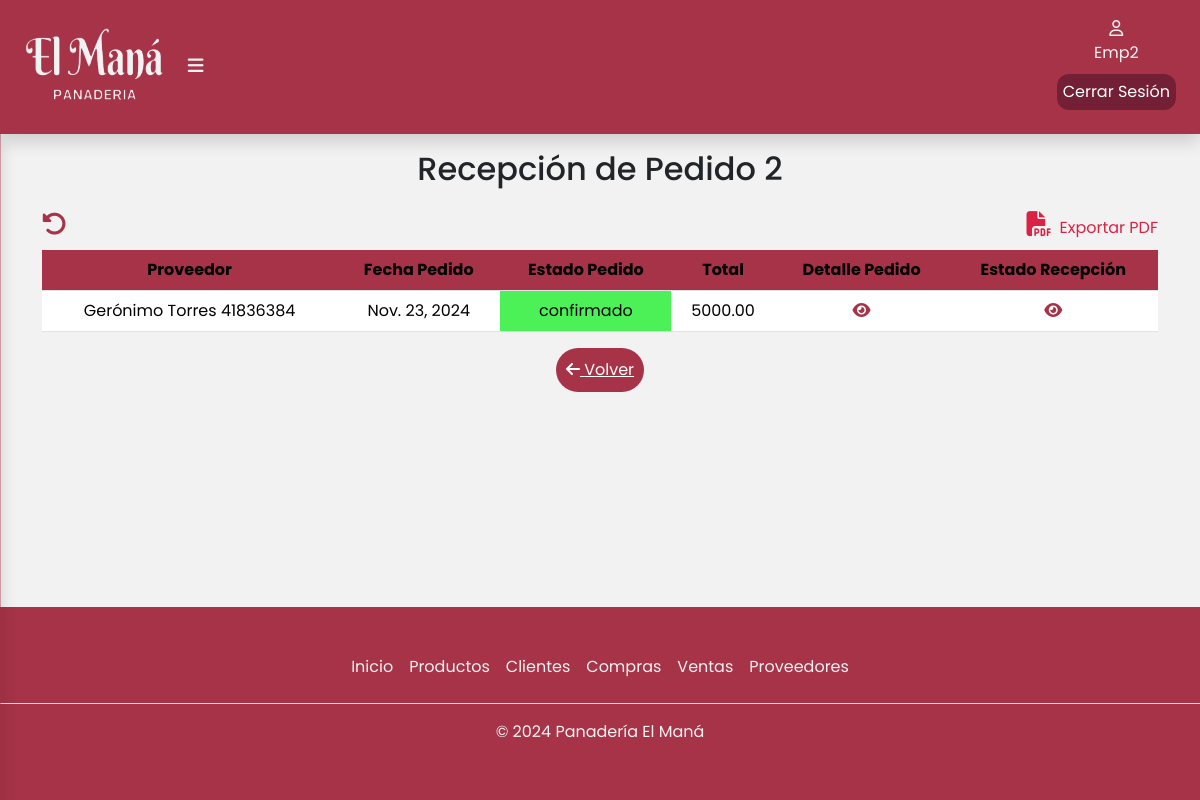
Screenshot of /pedidos/recepcionPedido/2 (signed in) with the database file from the repository.
### apps/pedidos/models.py (models this page shows, shortened)
class Pedido(models.Model):
    proveedor = models.ForeignKey(Proveedor, on_delete=models.CASCADE,related_name = 'proveedor')
    ESTADO_PEDIDO = [
        ('confirmado', 'Confirmado'),
        ('pendiente', 'Pendiente'),
        ('cancelado', 'Cancelado'),
    ]
    fechaPedido = models.DateField(blank=False,null=False)
    estadoPedido = models.CharField(max_length=10,choices=ESTADO_PEDIDO,blank=False,null=False)
    precioTotalDelPedido = models.DecimalField(max_digits=10, decimal_places=2, null=True, blank=True, default=0)

class Proveedor(Persona):
    ESTADO = [
        ('activo', 'Activo'),
        ('inactivo', 'Inactivo'),
    ]
    dni  = models.CharField(max_length=8,blank=False,null=False)
    estado = models.CharField(max_length=10, choices=ESTADO,blank=False, null=False)
    empresa = models.CharField(max_length=50,blank=False,null=False)
    def __str__(self):
        return f"{self.nombre} {self.apellido} {self.dni}"

### apps/pedidos/views.py (the view)
# urls.py: path('pedidos/recepcionPedido/<pedido_id>',login_required(views.recepcionPedido),name='recepcionDePedido'),
def recepcionPedido(request, pedido_id):
    pedido = get_object_or_404(Pedido, id=pedido_id)
    empleado = get_object_or_404(Empleado, user=request.user)
    detalles_pedido = DetallePedido.objects.filter(pedido=pedido)
    recepcionPedido_instance = RecepcionPedido.objects.filter(pedido=pedido).first()
    celdaRecepcion = recepcionPedido_instance is not None
    mostrar_boton = not celdaRecepcion
    if request.method == "POST":
        recepPedidoForm = FormularioRecepcionPedido(request.POST)
        if recepPedidoForm.is_valid():
            recepcion = recepPedidoForm.save(commit=False)
            recepcion.empleado = empleado
            recepcion.pedido = pedido
            recepcion.save()  # Guarda la recepción primero
            for i, detalle in enumerate(detalles_pedido):
                cantidad_recibida = request.POST.get(f'cantidadRecibida-{i}')  # Asegúrate de que el nombre sea correcto
                if cantidad_recibida:  # Asegúrate de que no sea None o vacío
                    detalle_recepcion = DetalleRecepcionPedido(
                        recepcionPedido=recepcion,
                        detallePedido=detalle,
                        cantidadRecibida=int(cantidad_recibida),
                    )
                    if detalle.cantidadPedida > int(cantidad_recibida):
                        detalle_recepcion.estado = 'incompleto'
                    elif detalle.cantidadPedida == int(cantidad_recibida):
                        detalle_recepcion.estado = 'completo'
                    else:
                        detalle_recepcion.estado = 'erroneo'
                    detalle_recepcion.save()
                    insumo = detalle.insumos
                    insumo.cantidadDisponible += int(cantidad_recibida)
                    insumo.save()
            return redirect('pedidos:recepcionDePedido', pedido_id=pedido.id)
    else:
        recepPedidoForm = FormularioRecepcionPedido(initial={'fechaDeRecepcion': '', 'pedido': pedido}, empleado=empleado)
    return render(request, 'recepcionPedido/recepcionDelPedido.html', {
        'pedido': pedido,
        'detallesPedido': detalles_pedido,
        'recepPedidoForm': recepPedidoForm,
        'celdaRecepcion': celdaRecepcion,
        'mostrar_boton':mostrar_boton
    })

### apps/pedidos/templates/recepcionPedido/recepcionDelPedido.html (shortened to what this page needs)
{%extends 'base/base.html'%}
{% load static %}
{% block contenido %}
<div class="container" id="container-tabla">
    <div class="col-12">
        <h2 class="text-center pb-3">Recepción de Pedido {{ pedido.id }}</h2>
        <div class="busqueda d-flex">
            <div class="d-flex align-items-center justify-content-center">
                <a href="{% url 'pedidos:recepcionDePedido' pedido.id %}"><i class="fa-solid fa-rotate-left" id="recargaPagRecepcion" title="Recargar página" style="font-size: 25px;color:#a63348"></i></a>
            </div>
            <a class="expPdf" href="{% url 'pedidos:generarPDFrecepcion' pedido.id%}"
            ><i class="fa-solid fa-file-pdf px-2" style="font-size: 25px"></i
            >Exportar PDF</a>
        </div>
        <div class="table-responsive">
            <table class="table">
                <thead class="bg-table">
                    <tr>
                        <th scope="col">Proveedor</th>
                        <th scope="col">Fecha Pedido</th>
                        <th scope="col">Estado Pedido</th>
                        <th scope="col">Total</th>
                        <th scope="col">Detalle Pedido</th>
                        <th scope="col">Estado Recepción</th>
                    </tr>
                </thead>
                <tbody>
                    <tr>
                        <td>{{ pedido.proveedor }}</td>
                        <td>{{ pedido.fechaPedido }}</td>
                        {% if pedido.estadoPedido == 'confirmado' %}
                        <td style="background-color: #4bf156;">{{ pedido.estadoPedido }}</td>{% endif %}
                        <td>{{ pedido.precioTotalDelPedido }}</td>
                        <td>
                            <a href="{% url 'pedidos:verDetallePedidoDesdeRecepcion' pedido.id %}"><i class="fa-solid fa-eye" title="Ver detalles Pedido"></i></a>
                        </td>
                        <td>
                            {% if celdaRecepcion %}
                            <a href="{% url 'pedidos:verDetallesRecepcionPedido' pedido.id %}"><i class="fa-solid fa-eye" title="Ver detalles Recepcion"></i></a>
                            {% endif %}
                        </td>
                    </tr>
                </tbody>
            </table>
        </div>
        <div class="d-flex justify-content-center align-items-center">
            <a href="{% url 'pedidos:pedidos' %}" class="btn-volver"><i class="fa-solid fa-arrow-left"></i> Volver</a>
        </div>
    </div>
</div>
{% endblock %}

### templates/base/base.html (shortened to what this page needs)
{% load static %}
<!DOCTYPE html>
<html lang="en">
<head>
  <link href="https://cdn.jsdelivr.net/npm/bootstrap@5.3.3/dist/css/bootstrap.min.css" rel="stylesheet"
 />
  <link rel="stylesheet" href="{% static 'css/estilos.css' %}" />
</head>
<body>
  <header>
        <div class="container-fluid shadow">
          <div class="logo">
            <a href="{% url 'inicio:index' %}">
              <img class="logopng" src="{% static 'img/isologo.png' %}" alt="Logo Panadería El Maná" width="140px" height="80px" /></a>
            {% if user.is_authenticated %}
              <label for="btn-menu"><i class="fa-solid fa-bars"></i></label>
            {% endif %}
          </div>
          {% if user.is_authenticated %}
          <div class="d-flex flex-column align-items-center justify-content-center">
            <div class="usuario d-flex flex-column align-items-center justify-content-center">
                <a href="#">
                  <i class="fa-regular fa-user"></i>
                  <p>{{user.username}}</p>
                </a>
            </div>
              <a href="{% url 'inicio:logout' %} " id="cerrarSesion">Cerrar Sesión</a>
          </div>
          {% endif %}
        </div>
  </header>
  {% block contenido %}
  {% endblock %}
  <div class="container-footer">
    <footer class="footer py-3 my-4">
      {% if user.is_authenticated %}
      <ul class="nav justify-content-center border-bottom pb-3 mb-3">
        {% if user.is_superuser %}
          <li class="nav-item">
            <a href="/html/index.html" class="nav-link px-2">Inicio</a>
          </li>
          <li class="nav-item">
            <a href="/html/estadisticas.html" class="nav-link px-2">Estadísticas</a>
          </li>
          <li class="nav-item">
            <a href="/html/productos.html" class="nav-link px-2">Productos</a>
          </li>
          <li class="nav-item">
            <a href="{% url 'ventas:listadoMayoristas' %}" class="nav-link px-2">Clientes</a>
          </li>
          <li class="nav-item">
            <a href="/html/gestion_compras.html" class="nav-link px-2">Compras</a>
          </li>
          <li class="nav-item">
            <a href="{% url 'ventas:ventas' %}" class="nav-link px-2">Ventas</a>
          </li>
          <li class="nav-item">
            <a href="/html/gestion_proveedores.html" class="nav-link px-2">Proveedores</a>
          </li>
          <li class="nav-item">
            <a href="/admin/usuarios/empleado/" class="nav-link px-2">Empleados</a>
          </li>
        {% else %}
          <li class="nav-item">
            <a href="/html/index.html" class="nav-link px-2">Inicio</a>
          </li>
          <li class="nav-item">
            <a href="/html/productos.html" class="nav-link px-2">Productos</a>
          </li>
          <li class="nav-item">
            <a href="{% url 'ventas:listadoMayoristas' %}" class="nav-link px-2">Clientes</a>
          </li>
          <li class="nav-item">
            <a href="/html/gestion_compras.html" class="nav-link px-2">Compras</a>
          </li>
          <li class="nav-item">
            <a href="{% url 'ventas:ventas' %}" class="nav-link px-2">Ventas</a>
          </li>
          <li class="nav-item">
            <a href="/html/gestion_proveedores.html" class="nav-link px-2">Proveedores</a>
          </li>
        {% endif %}
      </ul>
      <p class="text-center">© 2024 Panadería El Maná</p>
      {% else %}
        <p class="text-center">© 2024 Panadería El Maná</p>
      {% endif %}
    </footer>
  </div>
</body>
</html>

### static/css/estilos.css (style rules this page uses)
body { display: flex; flex-direction: column; min-height: 100vh; margin: 0; font-family: Poppins, sans-serif; background-color: #f2f2f2; }
.container-fluid { position: fixed; background-color: #a63348; padding: 1.5rem; margin-top: auto; display: flex; align-items: center; justify-content: space-between; z-index: 1000; }
.logo { font-size: large; font-weight: 700; padding-right: 5px; }
.usuario { width: 50px; height: 50px; text-align: center; justify-items: center; }
.usuario a { color: #f2f2f2; text-decoration: none; }
.logo .fa-solid { padding-left: 20px; cursor: pointer; }
.container-fluid .logo label i { color: #f2f2f2; }
.container-fluid .usuario { color: #f2f2f2; }
.container-footer { margin-top: auto; background-color: #a63348; color: #f2f2f2; }
.container-footer .footer .nav .nav-item .nav-link { color: #f2f2f2; }
#container-tabla { padding-top: 150px; }
table { text-align: center; }
th, td { vertical-align: middle; }
.bg-table { --bs-table-bg: #a63348; }
.expPdf { text-decoration: none; color: #da2244; }
.busqueda { justify-content: space-between; align-items: center; margin-bottom: 10px; }
#cerrarSesion { text-decoration: none; color:#ffffff; background-color:#732036; border-radius: 12px; padding: 6px; }
.fa-square-plus,.fa-eye, .fa-list-check { color: #a63348; }
.btn-volver { background-color: #a63348; border-radius: 30px; padding: 10px; color: #ffffff; }

### rows the page displays
Pedido: id "2", proveedor "Gerónimo Torres 41836384", fechaPedido "Nov. 23, 2024", estadoPedido "confirmado", precioTotalDelPedido "5000.00"

### other values shown
{{ user.username }} "Emp2"
